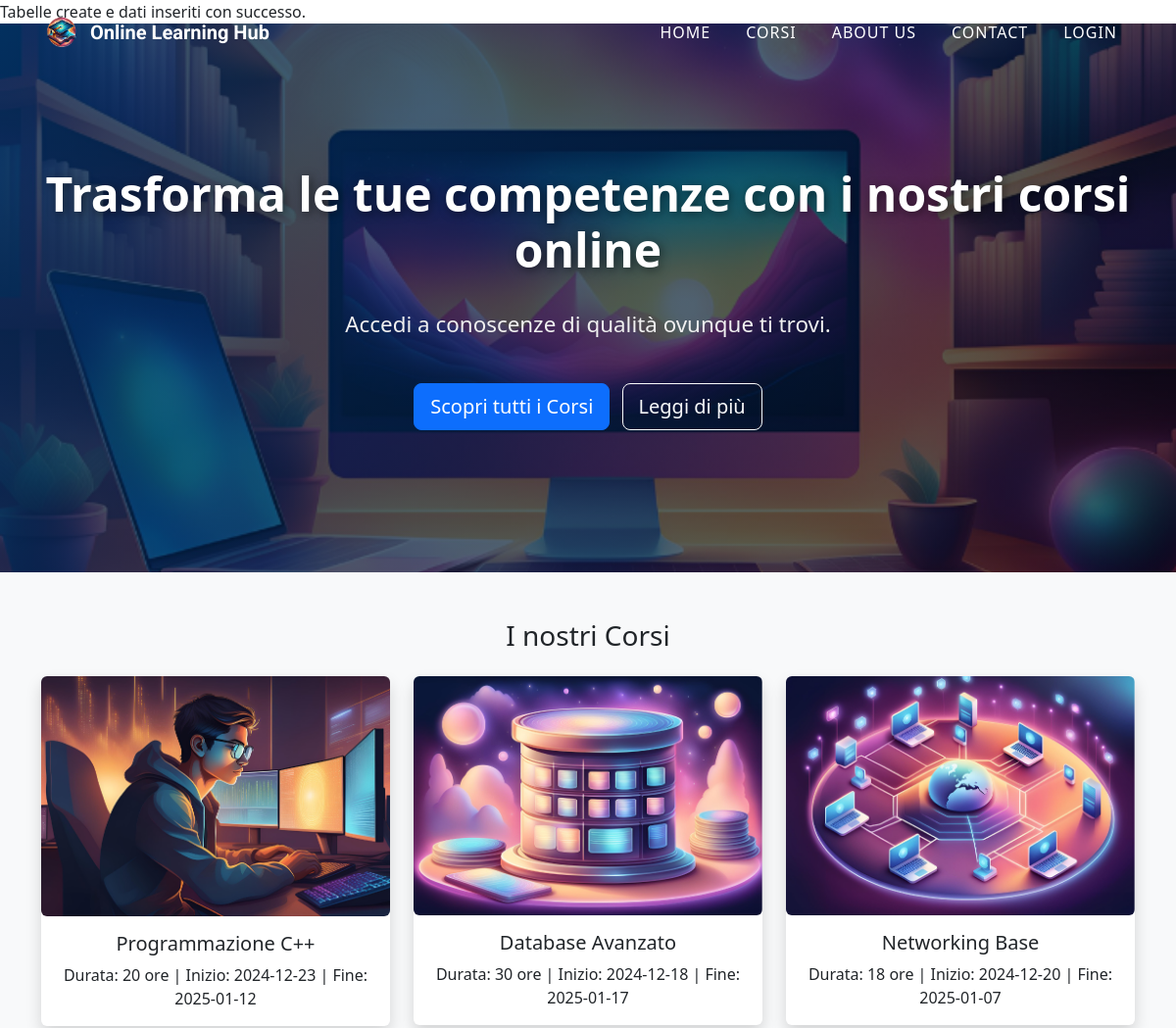
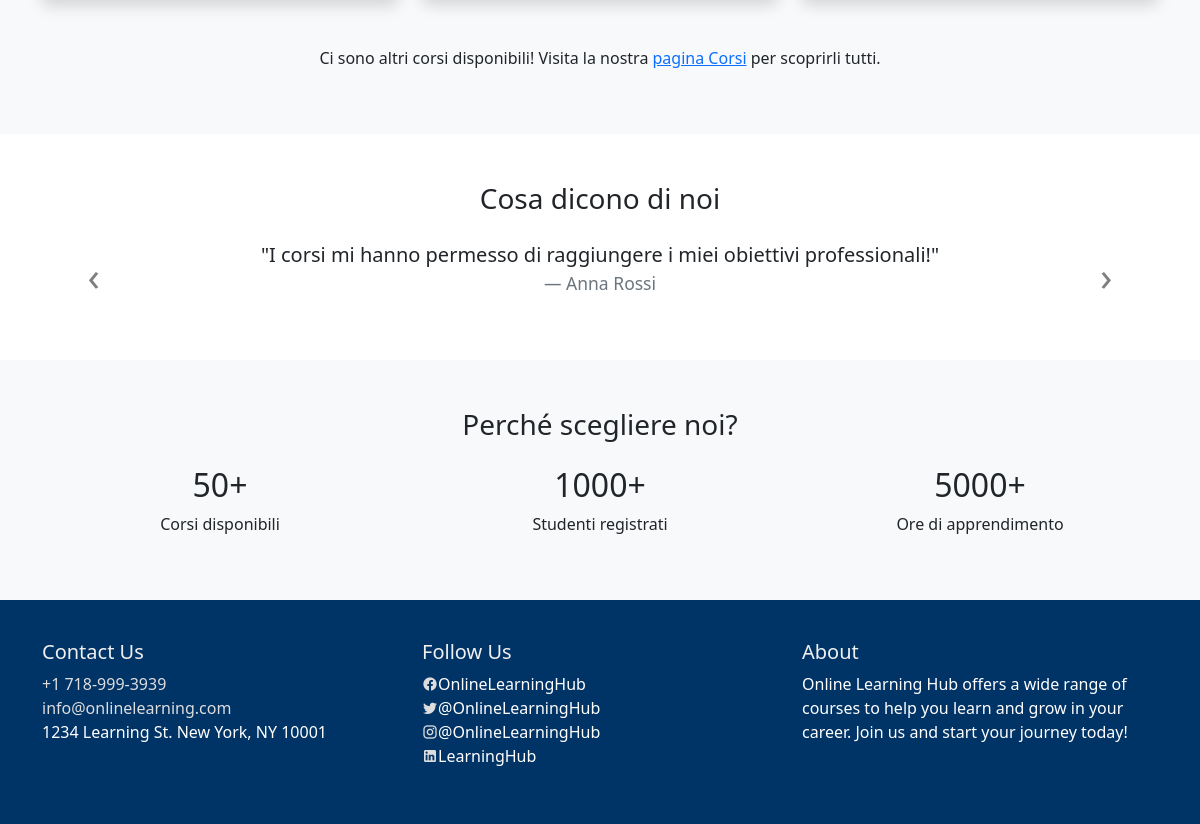
The page / on the database its author committed (2 pictures, top to bottom).
### tables this page shows
CREATE TABLE IF NOT EXISTS `corso` (
    `IdCorso` int AUTO_INCREMENT PRIMARY KEY,
    `Nome` varchar(100) DEFAULT NULL,
    `Durata` int DEFAULT NULL,
    `DataInizio` date DEFAULT NULL,
    `IdIstruttore` int DEFAULT NULL,
    `IdCategoria` int DEFAULT NULL,
    `DataFine` date DEFAULT NULL,
    `Idamministratore` int NOT NULL
);

### index.php (the view, shortened to what this page needs)
<?php
include('config.php');
include('templates/template_header.php');
if (!isset($_SESSION['user_id'])) {
    include('navbar_guest_index.php');
} else {
    include('navbar_index.php');
}
?>
<link href="https://cdn.jsdelivr.net/npm/bootstrap@5.3.0/dist/css/bootstrap.min.css" rel="stylesheet">
<header class="header-bg">
    <div class="overlay"></div>
    <div class="container text-center text-white d-flex align-items-center justify-content-center flex-column">
        <h1 class="hero-title">Trasforma le tue competenze con i nostri corsi online</h1>
        <p class="hero-subtext">Accedi a conoscenze di qualità ovunque ti trovi.</p>
        <div class="mt-4">
            <a href="corsi/corsi.php" class="btn btn-primary btn-lg mr-2">Scopri tutti i Corsi</a>
            <a href="pages/aboutUs.php" class="btn btn-outline-light btn-lg">Leggi di più</a>
        </div>
    </div>
</header>
<section class="section py-5 bg-light" id="courses">
    <div class="container">
        <h3 class="text-center mb-4">I nostri Corsi</h3>
        <div class="row">
            <?php
            try {
                $sql = "SELECT Nome, Durata, DataInizio, DataFine, idCorso FROM Corso LIMIT 6";
                $stmt = $pdo->query($sql);
                if ($stmt->rowCount() > 0) {
                    while ($course = $stmt->fetch()) {
                        $courseName = htmlspecialchars($course['Nome']);
                        $courseImage = file_exists("resources/image/" . str_replace(' ', '', $courseName) . ".png") ?
                        "resources/image/" . str_replace(' ', '', $courseName) . ".png" : "resources/image/Default.png";
                        $courseDescription = "Durata: {$course['Durata']} ore | Inizio: {$course['DataInizio']} | Fine: {$course['DataFine']}";
            ?>
            <div class="col-sm-6 col-md-4 mb-4">
                <div class="card text-center border-0 shadow">
                    <div class="services-terri-figure position-relative">
                        <img src="<?= htmlspecialchars($courseImage) ?>" alt="<?= $courseName ?>" class="img-fluid rounded" loading="lazy">
                    </div>
                    <div class="card-body">
                        <h5 class="card-title"><?= $courseName ?></h5>
                        <p class="card-text"><?= htmlspecialchars($courseDescription) ?></p>
                    </div>
                </div>
            </div>
            <?php
                    }
                } else {
                    echo "<p class='text-center'>Nessun corso disponibile al momento.</p>";
                }
            } catch (PDOException $e) {
                echo "<p class='text-center'>Errore nel recupero dei corsi: " . $e->getMessage() . "</p>";
            }
            ?>
        </div>
        <div class="text-center mt-4">
            <p>Ci sono altri corsi disponibili! Visita la nostra <a href="corsi/corsi.php">pagina Corsi</a> per scoprirli tutti.</p>
        </div>
    </div>
</section>
<section class="section py-5 bg-white" id="testimonials">
    <div class="container">
        <h3 class="text-center mb-4">Cosa dicono di noi</h3>
        <div id="testimonialCarousel" class="carousel slide" data-bs-ride="carousel">
            <div class="carousel-inner">
                <div class="carousel-item active">
                    <blockquote class="blockquote text-center">
                        <p>"I corsi mi hanno permesso di raggiungere i miei obiettivi professionali!"</p>
                        <footer class="blockquote-footer">Anna Rossi</footer>
                    </blockquote>
                </div>
            </div>
            <button class="carousel-control-prev custom-carousel-control" type="button" data-bs-target="#testimonialCarousel" data-bs-slide="prev">
                <span class="custom-control-icon">&#8249;</span>
            </button>
            <button class="carousel-control-next custom-carousel-control" type="button" data-bs-target="#testimonialCarousel" data-bs-slide="next">
                <span class="custom-control-icon">&#8250;</span>
            </button>
        </div>
    </div>
</section>
<section class="section py-5 bg-light" id="stats">
    <div class="container text-center">
        <h3 class="mb-4">Perché scegliere noi?</h3>
        <div class="row">
            <div class="col-md-4">
                <h2>50+</h2>
                <p>Corsi disponibili</p>
            </div>
            <div class="col-md-4">
                <h2>1000+</h2>
                <p>Studenti registrati</p>
            </div>
            <div class="col-md-4">
                <h2>5000+</h2>
                <p>Ore di apprendimento</p>
            </div>
        </div>
    </div>
</section>
<?php include('templates/template_footer.php'); ?>

### templates/template_header.php (shortened to what this page needs)
<!DOCTYPE html>
<html lang="it">
<head>
    <link href="https://stackpath.bootstrapcdn.com/bootstrap/4.5.2/css/bootstrap.min.css" rel="stylesheet">
    <link rel="stylesheet" href="https://cdnjs.cloudflare.com/ajax/libs/font-awesome/5.15.4/css/all.min.css">
    <link rel="stylesheet" href="style.css">
    <link rel="stylesheet" href="../style.css">
</head>
<body>

### navbar_guest_index.php (shortened to what this page needs)
<nav class="navbar navbar-expand-lg fixed-top custom-navbar">
        <div class="container">
            <a class="navbar-brand" href="#">
                <img src="resources/image/logo.png" alt="Logo" width="40" height="40" class="d-inline-block align-middle">
                <span>Online Learning Hub</span>
            </a>
            <div class="collapse navbar-collapse" id="navbarNav">
                <ul class="navbar-nav ml-auto">
                    <li class="nav-item"><a class="nav-link" href="index.php">Home</a></li>
                    <li class="nav-item"><a class="nav-link" href="corsi/corsi.php">Corsi</a></li>
                    <li class="nav-item"><a class="nav-link" href="pages/aboutUs.php">About Us</a></li>
                    <li class="nav-item"><a class="nav-link" href="pages/contact.php">Contact</a></li>
                    <li class="nav-item"><a class="nav-link" href="pages/login.php">Login</a></li>
                </ul>
            </div>
        </div>
    </nav>

### templates/template_footer.php (shortened to what this page needs)
<footer class="section footer-creative">
    <div class="container">
        <div class="row">
            <div class="col-sm-6 col-md-4">
                <h5>Contact Us</h5>
                <ul class="list-unstyled">
                    <li><a href="tel:+17189993939">+1 718-999-3939</a></li>
                    <li><a href="mailto:info@onlinelearning.com">info@onlinelearning.com</a></li>
                    <li>1234 Learning St. New York, NY 10001</li>
                </ul>
            </div>
            <div class="col-sm-6 col-md-4">
                <h5>Follow Us</h5>
                <ul class="list-unstyled">
                    <li><a href="#" class="icon mdi mdi-facebook"></a>OnlineLearningHub</li>
                    <li><a href="#" class="icon mdi mdi-twitter"></a>@OnlineLearningHub</li>
                    <li><a href="#" class="icon mdi mdi-instagram"></a>@OnlineLearningHub</li>
                    <li><a href="#" class="icon mdi mdi-linkedin"></a>LearningHub</li>
                </ul>
            </div>
            <div class="col-md-4">
                <h5>About</h5>
                <p>Online Learning Hub offers a wide range of courses to help you learn and grow in your career. Join us and start your journey today!</p>
            </div>
        </div>
    </div>
</footer>
<link rel="stylesheet" href="https://cdn.jsdelivr.net/npm/@mdi/font/css/materialdesignicons.min.css">
</body>
</html>

### style.css (style rules this page uses)
body { font-family: 'Roboto', sans-serif; margin: 0; padding: 0; }
.custom-navbar { background: transparent; box-shadow: none; padding: 20px 0; transition: all 0.4s ease-in-out; }
.custom-navbar .navbar-brand { display: flex; align-items: center; font-size: 1.25rem; font-weight: 700; color: white; }
.custom-navbar .navbar-brand span { margin-left: 10px; font-family: 'Roboto', sans-serif; }
.custom-navbar .nav-link { color: white; font-size: 1rem; font-weight: 500; margin: 0 10px; text-transform: uppercase; letter-spacing: 1px; transition: color 0.3s ease-in-out; }
.header-bg { background-image: url('resources/images/header-bg.jpg'); background-size: cover; background-position: center; height: 60vh; display: flex; justify-content: center; align-items: center; color: white; position: relative; }
.hero-subtext { font-size: 1.2rem; margin-top: 15px; }
.services-terri-figure { position: relative; overflow: hidden; }
.services-terri-figure img { width: 100%; height: auto; transition: transform 0.3s ease; }
.footer-creative { background-color: #003366; color: white; padding: 40px 0; }
.footer-creative h5 { color: #f0f0f0; }
.footer-creative a { color: #ddd; text-decoration: none; }
.header-bg { position: relative; background-image: url('resources/image/sfondoHeader.png'); background-size: cover; background-position: center; height: 70vh; display: flex; align-items: center; justify-content: center; text-align: center; color: white; }
.header-bg .overlay { position: absolute; top: 0; left: 0; width: 100%; height: 100%; background: linear-gradient(135deg, rgba(0, 51, 102, 0.8), rgba(0, 0, 0, 0.6)); z-index: 1; }
.container { z-index: 2; }
.hero-title { font-size: 3rem; font-weight: 700; text-shadow: 2px 2px 10px rgba(0, 0, 0, 0.5); margin-bottom: 15px; }
.hero-subtext { font-size: 1.4rem; margin-bottom: 20px; color: #f0f0f0; }
.btn-primary { background-color:rgb(46, 96, 245); border-color: rgb(46, 96, 245); transition: all 0.3s ease-in-out; }
.btn-primary { background-color: #007bff; color: #fff; padding: 8px 12px; border: none; border-radius: 5px; cursor: pointer; }

### index.php (style rules this page uses)
#testimonials .custom-carousel-control { background: none; border: none; color: black; font-size: 2rem; position: absolute; top: 50%; transform: translateY(-50%); cursor: pointer; z-index: 2; }
#testimonials .custom-carousel-control .custom-control-icon { font-size: 2.5rem; }
.carousel-control-prev { left: -2rem; }
.carousel-control-next { right: -2rem; }

### rows shown on the page
corso: shows a picture, Nome "Programmazione C++", courseDescription "Durata: 20 ore | Inizio: 2024-12-23 | Fine: 2025-01-12"
corso: shows a picture, Nome "Database Avanzato", courseDescription "Durata: 30 ore | Inizio: 2024-12-18 | Fine: 2025-01-17"
corso: shows a picture, Nome "Networking Base", courseDescription "Durata: 18 ore | Inizio: 2024-12-20 | Fine: 2025-01-07"
